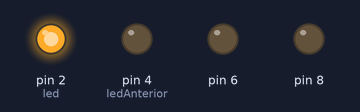
Bench run of a sketch on a simulated Arduino Uno, built with avr-gcc and run on an emulated ATmega328P. Parts: output pins drawn as LEDs (lit = HIGH).

Above: at 0.05 s.
At 0.65 s:
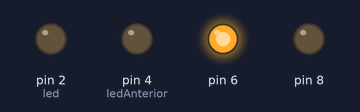
At 1.35 s:
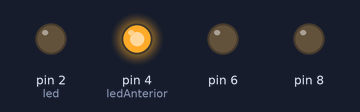
At 2.75 s:
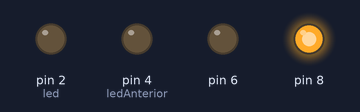
Timing chart, 0 to 3.0 s (numbered marks = the images above):
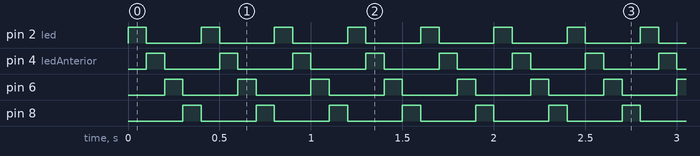

Measured:
- by itself, pin 2 (led), pin 4 (ledAnterior), pin 6, pin 8: alternates HIGH for 0.10 s and LOW for 0.30 s

The sketch:

4leds.ino
```cpp
int led=2;
int ledAnterior=4;

void setup() {

  // put your setup code here, to run once:
  pinMode (2, OUTPUT);
  pinMode (4, OUTPUT);
  pinMode (6, OUTPUT);
  pinMode (8, OUTPUT);

}

void loop() {

  //Detectar si llega a 10
  if(led==10) { led=2;}

  //encender el led
  digitalWrite(led, HIGH);

  //Apagar el led
  digitalWrite(ledAnterior,LOW);

  //guardar el valor de el led anterior
   ledAnterior= led;

  //sumamos 2 a la variable led
  led +=2;

  delay(100);


}
```
